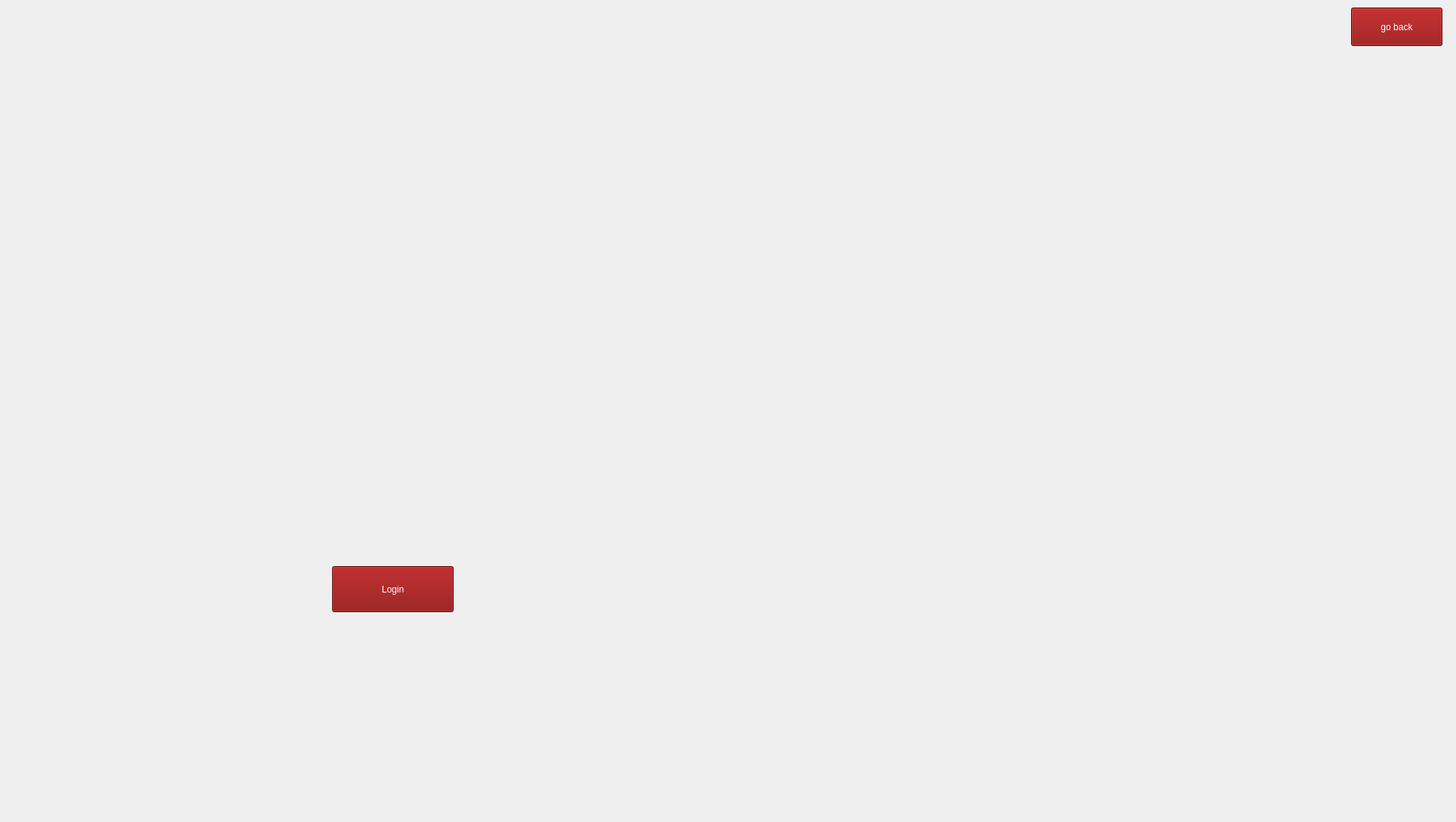
    <widget class="QWidget" name="loginmemgym">
     <widget class="QLabel" name="looginmembg">
      <property name="geometry">
       <rect>
        <x>0</x>
        <y>0</y>
        <width>1920</width>
        <height>1080</height>
       </rect>
      </property>
      <property name="text">
       <string/>
      </property>
      <property name="pixmap">
       <pixmap resource="bgi.qrc">:/new/prefix1/bgi/memberlogingym.jpg</pixmap>
      </property>
      <property name="scaledContents">
       <bool>true</bool>
      </property>
     </widget>
     <widget class="QLineEdit" name="id_member">
      <property name="geometry">
       <rect>
        <x>340</x>
        <y>530</y>
        <width>381</width>
        <height>61</height>
       </rect>
      </property>
      <property name="styleSheet">
       <string notr="true">font: 30pt &quot;Segoe UI&quot;;
background: transparent;
border:transparent;</string>
      </property>
      <property name="inputMethodHints">
       <set>Qt::InputMethodHint::ImhDigitsOnly</set>
      </property>
      <property name="text">
       <string/>
      </property>
      <property name="clearButtonEnabled">
       <bool>false</bool>
      </property>
     </widget>
     <widget class="QPushButton" name="logmembtn">
      <property name="geometry">
       <rect>
        <x>440</x>
        <y>750</y>
        <width>161</width>
        <height>61</height>
       </rect>
      </property>
      <property name="cursor">
       <cursorShape>PointingHandCursor</cursorShape>
      </property>
      <property name="styleSheet">
       <string notr="true">
QPushButton {
background-color: rgb(133, 0, 0);
font: 24pt &quot;Microsoft Sans Serif&quot;;
color: rgb(255, 255, 255);
}

QPushButton:hover {
    background-color: rgba(200, 0, 0, 30); 
    border-radius: 10px;
}
</string>
      </property>
      <property name="text">
       <string>Login</string>
      </property>
     </widget>
     <widget class="QPushButton" name="back_to_gymsys">
      <property name="geometry">
       <rect>
        <x>1790</x>
        <y>10</y>
        <width>121</width>
        <height>51</height>
       </rect>
      </property>
      <property name="cursor">
       <cursorShape>PointingHandCursor</cursorShape>
      </property>
      <property name="styleSheet">
       <string notr="true">

QPushButton {
background-color: rgb(138, 0, 0);
font: 24pt &quot;Microsoft Tai Le&quot;;
color: white;
}

QPushButton:hover {
    background-color: rgba(200, 0, 0, 30); 
    border-radius: 10px;
}
</string>
      </property>
      <property name="text">
       <string>go back</string>
      </property>
     </widget>
    </widget>
